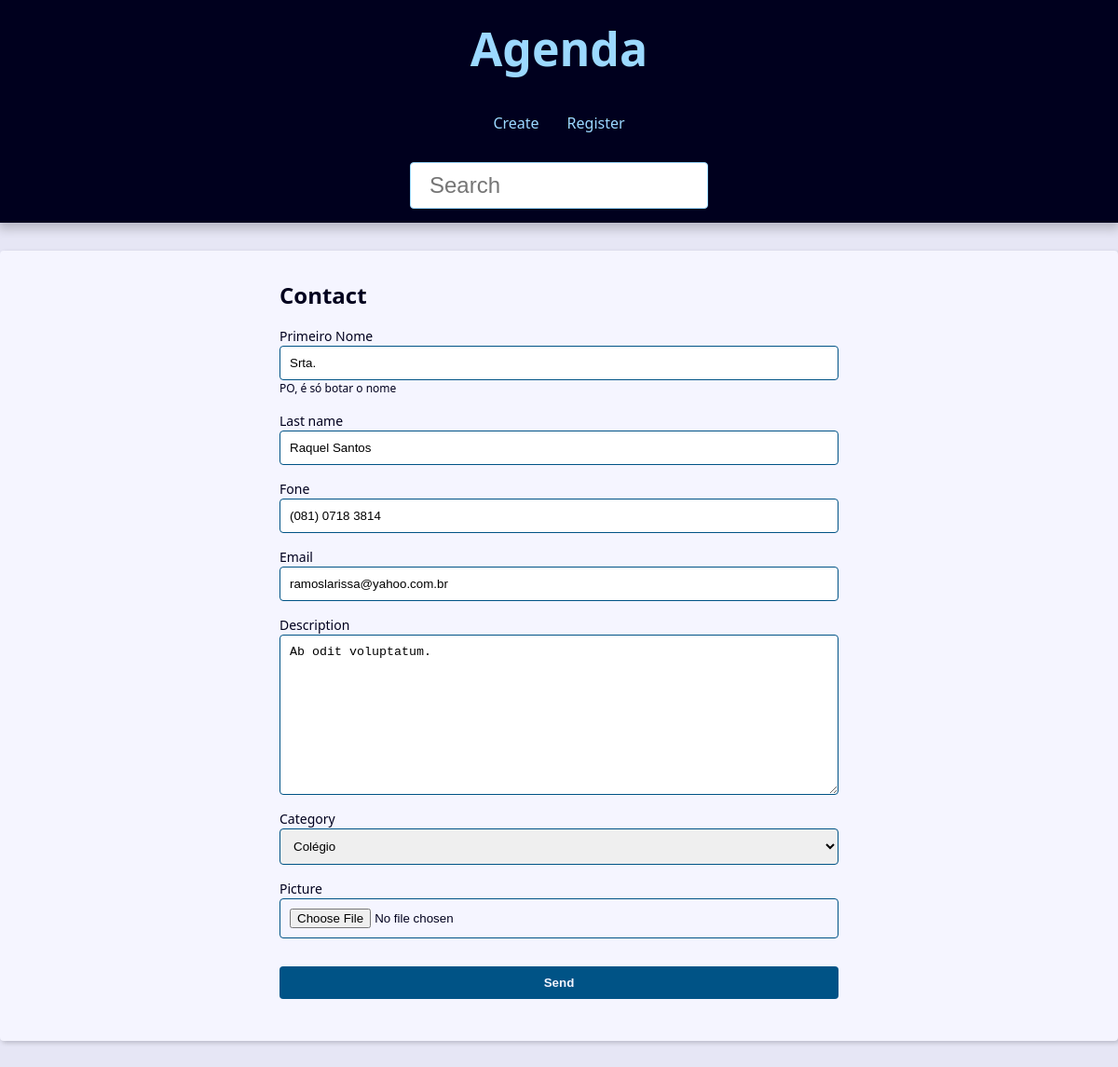
Page /contact/1003/update/ on the committed database.
### contact/models.py (models this page shows, shortened)
class Contact(models.Model):
    first_name = models.CharField(
        max_length=50,
    )
    last_name = models.CharField(max_length=50, blank=True)
    fone = models.CharField(
        max_length=50
    )
    email = models.EmailField(max_length=254, blank=True)
    created_date = models.DateTimeField(default=timezone.now)
    description = models.TextField(blank=True)
    show = models.BooleanField(default=True)
    picture = models.ImageField(blank=True, upload_to="pictures/%Y/%m/")
    category = models.ForeignKey(
        Category, on_delete=models.SET_NULL, blank=True, null=True
    )
    owner = models.ForeignKey(
        User, on_delete=models.SET_NULL, blank=True, null=True)

### contact/views/contact_forms.py (the view, shortened to what this page needs)
# urls.py: path("contact/<int:contact_id>/update/",
def update(request: HttpRequest, contact_id) -> HttpResponse:
    contact = get_object_or_404(Contact, pk=contact_id, show=True)
    form_action = reverse("contact:update_contact", args=(contact_id, ))
    context = {
        "form": ContactForm(instance=contact),
        "site_title": "Create Contact",
        "form_action": form_action,
    }
    return render(request, "contact/create.html", context)

### contact/forms.py (shortened to what this page needs)
class ContactForm(forms.ModelForm):
    picture = forms.ImageField(
        widget=forms.FileInput(attrs={"accept": "image/*"})
    )  # flake8: noqa
    first_name = forms.CharField(
        widget=forms.TextInput(
            attrs={
                "placeHolder": "Escreva seu nome",
            }
        ),
        label="Primeiro Nome",
        help_text="PO, é só botar o nome",
    )
    class Meta:
        model = Contact
        fields = (
            "first_name",
            "last_name",
            "fone",
            "email",
            "description",
            "category",
            "picture",
        )

### contact/models.py (called while the page is built)
    def __str__(self) -> str:  # type: ignore
        return f"{self.name}"

### contact/templates/contact/create.html (shortened to what this page needs)
{% extends "global/base.html" %}
{% block content %}
<div class="form-wrapper">
    <h2>Contact</h2>
    <form
      action="{{ form_action }}"
      method="POST"
      enctype="multipart/form-data"
    >
      <div class="form-content">
        {% for field in form  %}
          <div class="form-group">
            <label for="{{ field.id_for_label }}">{{ field.label }}</label>
            {{ field }}
            {% if field.help_text %}
               <p class="help-text"> {{ field.help_text }}</p>
            {% endif %}
          </div>
        {% endfor %}
      <div class="form-content">
        <div class="form-group">
          <button class="btn" type="submit">Send</button>
        </div>
      </div>
    </form>
  </div>
{% endblock content %}

### base_static/global/css/style.css (style rules this page uses)
:root { --spacing: 1.5rem; --link-dark-color: rgb(0, 83, 134); --link-light-color: rgb(156, 217, 255); --clr-white: rgb(245, 245, 255); --clr-black: rgb(0, 0, 30); --clr-light-gray: rgb(230, 230, 245); --clr-dark-shadow-5: rgba(0, 0, 10, 5%); --clr-dark-shadow-10: rgba(0, 0, 10, 10%); --clr-dark-shadow-20: rgba(0, 0, 10, 20%); --clr-light-shadow-5: rgba(200, 200, 255, 5%); --clr-light-shadow-10: rgba(200, 200, 255, 10%); --clr-light-shadow-20: rgba(200, 200, 255, 20%); --main-page-width: 120rem; --table-min-width: 60rem; --biggest-font-size: 5rem; --bigger-font-size: 4rem; --big-font-size: 3.2rem; --medium-font-size: 2.4rem; --small-font-size: 1.6rem; --smaller-font-size: 1.4rem; --smallest-font-size: 1.2rem; --transition-fast: 300ms; --transition-medium: 600ms; --transition-slow: 1s; --default-border-radius: 4px; }
*, *::before, *::after { margin: 0; padding: 0; box-sizing: border-box; }
html { font-size: 62.5%; }
body { font-family: system-ui, -apple-system, BlinkMacSystemFont, 'Segoe UI', Roboto, Oxygen, Ubuntu, Cantarell, 'Open Sans', 'Helvetica Neue', sans-serif; line-height: 1.5; font-size: var(--small-font-size); color: var(--clr-black); -webkit-font-smoothing: antialiased; background: var(--clr-light-gray); }
.form-wrapper { max-width: 60rem; margin: var(--spacing) auto; }
.form-content { margin: var(--spacing) 0; }
.form-group { display: flex; flex-direction: column; padding-bottom: var(--spacing); }
.form-group p { margin: 1em 0; }
.form-group .help-text, .form-group .help-text ~ ul { margin: 0; font-size: var(--smallest-font-size); list-style: none; }
.form-group input, .form-group textarea, .form-group select { padding: 1rem; border-radius: var(--default-border-radius); border: 1px solid var(--link-dark-color); }
.form-group label { font-size: var(--smaller-font-size); }
.btn { background-color: var(--link-dark-color); color: var(--clr-white); font-weight: bold; border: none; padding: 1rem 2rem; border-radius: var(--default-border-radius); cursor: pointer; transition: filter var(--transition-fast) ease-in-out; }

### rows in the picture
Contact: form "Srta." "Raquel Santos" "(081) 0718 3814" "ramoslarissa@yahoo.com.br" "Ab odit voluptatum." "Colégio"

### other values in the picture
{{ field.label }} "Primeiro Nome" "Last name" "Fone" "Email" "Description" "Category" "Picture"
{{ field.help_text }} "PO, é só botar o nome"
